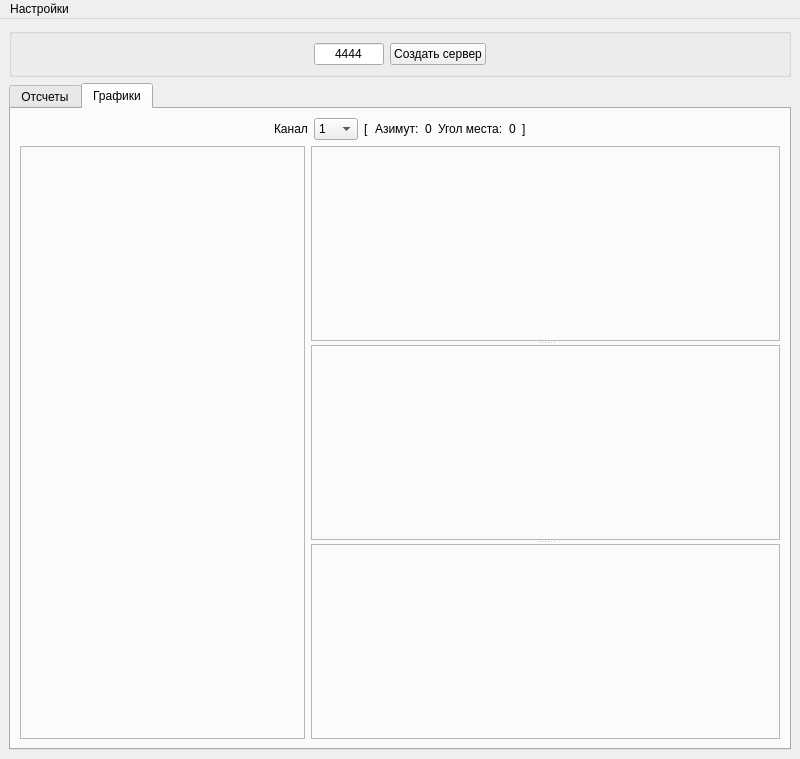
<?xml version="1.0" encoding="UTF-8"?>
<ui version="4.0">
 <class>MainWindow</class>
 <widget class="QMainWindow" name="MainWindow">
  <property name="geometry">
   <rect>
    <x>0</x>
    <y>0</y>
    <width>800</width>
    <height>759</height>
   </rect>
  </property>
  <property name="windowTitle">
   <string>MainWindow</string>
  </property>
  <widget class="QWidget" name="centralwidget">
   <layout class="QVBoxLayout" name="verticalLayout">
    <item>
     <layout class="QGridLayout" name="gridLayout">
      <item row="0" column="0">
       <widget class="QGroupBox" name="groupBox">
        <property name="title">
         <string/>
        </property>
        <layout class="QVBoxLayout" name="verticalLayout_2">
         <item>
          <layout class="QGridLayout" name="gridLayout_2">
           <item row="0" column="2">
            <widget class="QPushButton" name="pushButtonCreate">
             <property name="text">
              <string>Создать сервер</string>
             </property>
            </widget>
           </item>
           <item row="0" column="3">
            <spacer name="horizontalSpacer_2">
             <property name="orientation">
              <enum>Qt::Horizontal</enum>
             </property>
             <property name="sizeHint" stdset="0">
              <size>
               <width>40</width>
               <height>20</height>
              </size>
             </property>
            </spacer>
           </item>
           <item row="0" column="1">
            <widget class="QLineEdit" name="lineEditPort">
             <property name="maximumSize">
              <size>
               <width>70</width>
               <height>16777215</height>
              </size>
             </property>
             <property name="text">
              <string>4444</string>
             </property>
             <property name="alignment">
              <set>Qt::AlignCenter</set>
             </property>
            </widget>
           </item>
           <item row="0" column="0">
            <spacer name="horizontalSpacer">
             <property name="orientation">
              <enum>Qt::Horizontal</enum>
             </property>
             <property name="sizeHint" stdset="0">
              <size>
               <width>40</width>
               <height>20</height>
              </size>
             </property>
            </spacer>
           </item>
          </layout>
         </item>
        </layout>
       </widget>
      </item>
      <item row="1" column="0">
       <widget class="QTabWidget" name="tabWidget">
        <property name="currentIndex">
         <number>1</number>
        </property>
        <widget class="QWidget" name="tab">
         <attribute name="title">
          <string>Отсчеты</string>
         </attribute>
         <layout class="QVBoxLayout" name="verticalLayout_3">
          <item>
           <widget class="QListView" name="listView"/>
          </item>
         </layout>
        </widget>
        <widget class="QWidget" name="tab_2">
         <attribute name="title">
          <string>Графики</string>
         </attribute>
         <layout class="QVBoxLayout" name="verticalLayout_4">
          <item>
           <layout class="QHBoxLayout" name="horizontalLayout">
            <item>
             <spacer name="horizontalSpacer_3">
              <property name="orientation">
               <enum>Qt::Horizontal</enum>
              </property>
              <property name="sizeHint" stdset="0">
               <size>
                <width>40</width>
                <height>20</height>
               </size>
              </property>
             </spacer>
            </item>
            <item>
             <widget class="QLabel" name="label">
              <property name="maximumSize">
               <size>
                <width>16777215</width>
                <height>40</height>
               </size>
              </property>
              <property name="text">
               <string>Канал</string>
              </property>
             </widget>
            </item>
            <item>
             <widget class="QComboBox" name="comboBoxChannel">
              <property name="maximumSize">
               <size>
                <width>16777215</width>
                <height>25</height>
               </size>
              </property>
              <item>
               <property name="text">
                <string>1</string>
               </property>
              </item>
              <item>
               <property name="text">
                <string>2</string>
               </property>
              </item>
              <item>
               <property name="text">
                <string>3</string>
               </property>
              </item>
              <item>
               <property name="text">
                <string>4</string>
               </property>
              </item>
              <item>
               <property name="text">
                <string>5</string>
               </property>
              </item>
              <item>
               <property name="text">
                <string>6</string>
               </property>
              </item>
              <item>
               <property name="text">
                <string>7</string>
               </property>
              </item>
              <item>
               <property name="text">
                <string>8</string>
               </property>
              </item>
              <item>
               <property name="text">
                <string>9</string>
               </property>
              </item>
              <item>
               <property name="text">
                <string>10</string>
               </property>
              </item>
              <item>
               <property name="text">
                <string>11</string>
               </property>
              </item>
              <item>
               <property name="text">
                <string>12</string>
               </property>
              </item>
             </widget>
            </item>
            <item>
             <widget class="QLabel" name="label_8">
              <property name="maximumSize">
               <size>
                <width>16777215</width>
                <height>40</height>
               </size>
              </property>
              <property name="text">
               <string>[</string>
              </property>
             </widget>
            </item>
            <item>
             <widget class="QLabel" name="label_9">
              <property name="maximumSize">
               <size>
                <width>16777215</width>
                <height>40</height>
               </size>
              </property>
              <property name="text">
               <string>Азимут:</string>
              </property>
             </widget>
            </item>
            <item>
             <widget class="QLabel" name="label_azimut">
              <property name="maximumSize">
               <size>
                <width>16777215</width>
                <height>40</height>
               </size>
              </property>
              <property name="text">
               <string>0</string>
              </property>
             </widget>
            </item>
            <item>
             <widget class="QLabel" name="label_10">
              <property name="maximumSize">
               <size>
                <width>16777215</width>
                <height>40</height>
               </size>
              </property>
              <property name="text">
               <string>Угол места:</string>
              </property>
             </widget>
            </item>
            <item>
             <widget class="QLabel" name="label_angle">
              <property name="maximumSize">
               <size>
                <width>16777215</width>
                <height>40</height>
               </size>
              </property>
              <property name="text">
               <string>0</string>
              </property>
             </widget>
            </item>
            <item>
             <widget class="QLabel" name="label_11">
              <property name="maximumSize">
               <size>
                <width>16777215</width>
                <height>40</height>
               </size>
              </property>
              <property name="text">
               <string>]</string>
              </property>
             </widget>
            </item>
            <item>
             <spacer name="horizontalSpacer_15">
              <property name="orientation">
               <enum>Qt::Horizontal</enum>
              </property>
              <property name="sizeHint" stdset="0">
               <size>
                <width>40</width>
                <height>20</height>
               </size>
              </property>
             </spacer>
            </item>
           </layout>
          </item>
          <item>
           <layout class="QGridLayout" name="gridLayout_3">
            <item row="0" column="0">
             <widget class="FrameSettings" name="frameSettings">
              <property name="maximumSize">
               <size>
                <width>285</width>
                <height>16777215</height>
               </size>
              </property>
              <property name="frameShape">
               <enum>QFrame::StyledPanel</enum>
              </property>
              <property name="frameShadow">
               <enum>QFrame::Raised</enum>
              </property>
             </widget>
            </item>
            <item row="0" column="1">
             <widget class="QSplitter" name="splitter">
              <property name="orientation">
               <enum>Qt::Vertical</enum>
              </property>
              <widget class="FrameIQ" name="frameIQ">
               <property name="sizePolicy">
                <sizepolicy hsizetype="Preferred" vsizetype="Preferred">
                 <horstretch>0</horstretch>
                 <verstretch>0</verstretch>
                </sizepolicy>
               </property>
               <property name="minimumSize">
                <size>
                 <width>0</width>
                 <height>150</height>
                </size>
               </property>
               <property name="contextMenuPolicy">
                <enum>Qt::DefaultContextMenu</enum>
               </property>
               <property name="frameShape">
                <enum>QFrame::StyledPanel</enum>
               </property>
               <property name="frameShadow">
                <enum>QFrame::Raised</enum>
               </property>
              </widget>
              <widget class="FramePower" name="framePower">
               <property name="sizePolicy">
                <sizepolicy hsizetype="Preferred" vsizetype="Preferred">
                 <horstretch>0</horstretch>
                 <verstretch>0</verstretch>
                </sizepolicy>
               </property>
               <property name="minimumSize">
                <size>
                 <width>0</width>
                 <height>150</height>
                </size>
               </property>
               <property name="contextMenuPolicy">
                <enum>Qt::DefaultContextMenu</enum>
               </property>
               <property name="frameShape">
                <enum>QFrame::StyledPanel</enum>
               </property>
               <property name="frameShadow">
                <enum>QFrame::Raised</enum>
               </property>
              </widget>
              <widget class="FrameSpector" name="frameSpector">
               <property name="sizePolicy">
                <sizepolicy hsizetype="Preferred" vsizetype="Preferred">
                 <horstretch>0</horstretch>
                 <verstretch>0</verstretch>
                </sizepolicy>
               </property>
               <property name="minimumSize">
                <size>
                 <width>0</width>
                 <height>150</height>
                </size>
               </property>
               <property name="contextMenuPolicy">
                <enum>Qt::DefaultContextMenu</enum>
               </property>
               <property name="frameShape">
                <enum>QFrame::StyledPanel</enum>
               </property>
               <property name="frameShadow">
                <enum>QFrame::Raised</enum>
               </property>
              </widget>
             </widget>
            </item>
           </layout>
          </item>
         </layout>
        </widget>
       </widget>
      </item>
     </layout>
    </item>
   </layout>
  </widget>
  <widget class="QMenuBar" name="menubar">
   <property name="geometry">
    <rect>
     <x>0</x>
     <y>0</y>
     <width>800</width>
     <height>24</height>
    </rect>
   </property>
   <widget class="QMenu" name="menu">
    <property name="title">
     <string>Настройки</string>
    </property>
    <addaction name="action16_bit"/>
   </widget>
   <addaction name="menu"/>
  </widget>
  <action name="action16_bit">
   <property name="checkable">
    <bool>true</bool>
   </property>
   <property name="text">
    <string>16 bit</string>
   </property>
  </action>
 </widget>
 <customwidgets>
  <customwidget>
   <class>FrameIQ</class>
   <extends>QFrame</extends>
   <header location="global">gui/frames/frameiq.h</header>
   <container>1</container>
  </customwidget>
  <customwidget>
   <class>FramePower</class>
   <extends>QFrame</extends>
   <header location="global">gui/frames/framepower.h</header>
   <container>1</container>
  </customwidget>
  <customwidget>
   <class>FrameSpector</class>
   <extends>QFrame</extends>
   <header location="global">gui/frames/framespector.h</header>
   <container>1</container>
  </customwidget>
  <customwidget>
   <class>FrameSettings</class>
   <extends>QFrame</extends>
   <header location="global">gui/frames/framesettings.h</header>
   <container>1</container>
  </customwidget>
 </customwidgets>
 <resources/>
 <connections/>
</ui>
